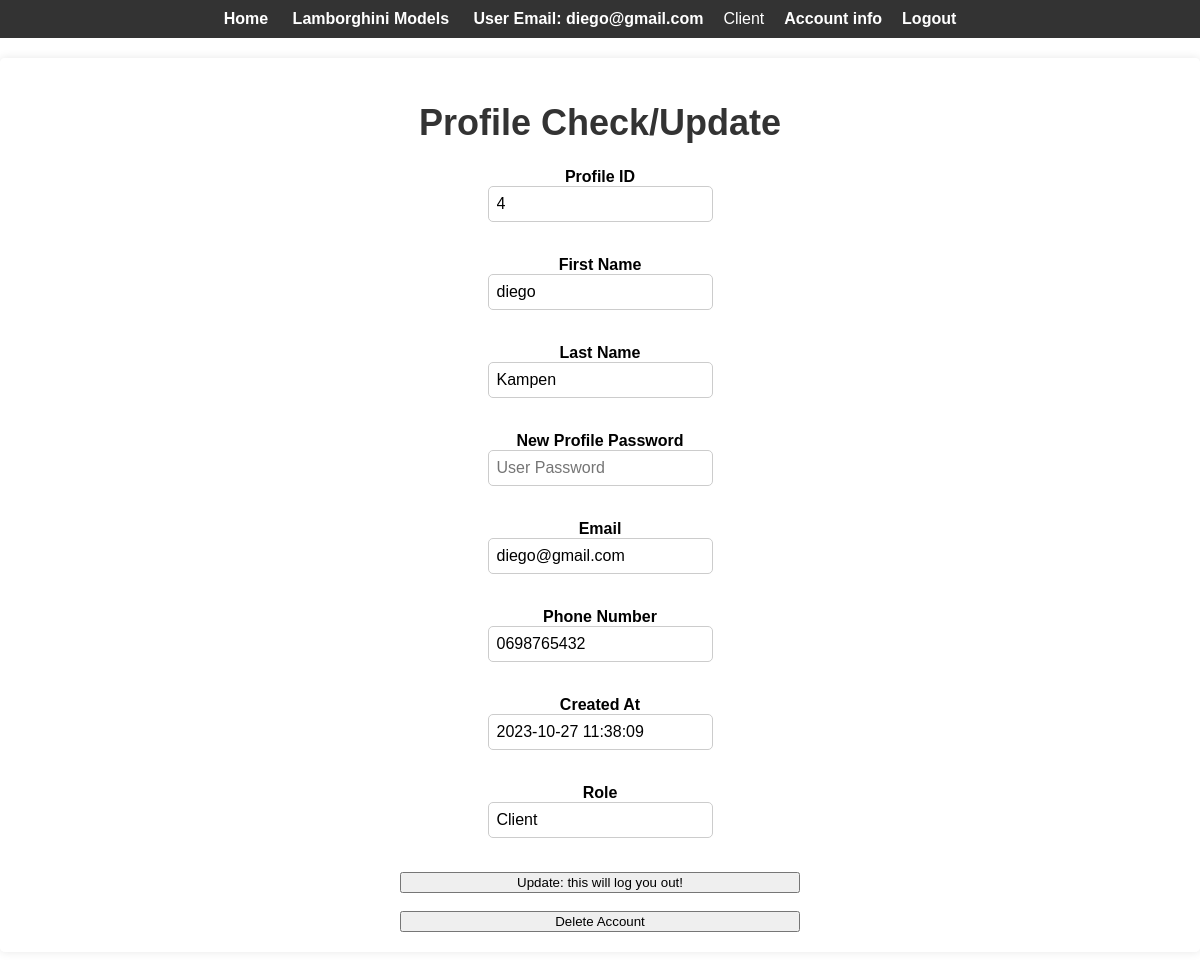
The app's page /readUser.php (signed in) with its own data.
### tables this page shows
CREATE TABLE `users` (
  `firstname` varchar(30) NOT NULL,
  `lastname` varchar(30) NOT NULL,
  `password` varchar(255) NOT NULL,
  `email` varchar(255) NOT NULL,
  `phone` varchar(20) NOT NULL,
  `createdat` datetime DEFAULT current_timestamp(),
  `id` int(10) NOT NULL,
  `role` int(1) NOT NULL DEFAULT 1
);

### classes/Users.php (the view, shortened to what this page needs)
<?php
class User
{
                echo '' ?>
                <?php
    public function readUser()
    {
        try {
            require "dbh.php";
            $sesuser = $_SESSION['email'];
            $sql = $conn->prepare("
                                         SELECT id, firstname, lastname, email, phone, role, createdat
                                         FROM users
                                         WHERE email = :email
                                     ");
            $sql->bindParam(":email", $sesuser);
            $sql->execute();
            $user = $sql->fetch(PDO::FETCH_ASSOC);
                if ($user['role'] == 0){
                    $role = "Admin";
                }
                else{
                    $role = "Client";
                }
                echo ''?>
			<form action="<?php $_SERVER["PHP_SELF"]?>" method="post">
            <div>
              <label for="name">Profile ID</label><br>
              <input value="<?php echo $user['id']?>" readonly type="text" id="id" name="id" placeholder="User ID" required="">
            </div>
            <br>
            <div>
              <label for="name">First Name</label><br>
              <input value="<?php echo $user['firstname']?>" type="text" id="firstname" name="firstname" placeholder="Front Name" required="">
            </div>
            <br>
            <div>
              <label for="name">Last Name</label><br>
              <input value="<?php echo $user['lastname']?>"type="text" id="lastname" name="lastname" placeholder="Last Name" required="">
            </div>
            <br>
            <div>
              <label for="password">New Profile Password</label><br>
              <input value=""type="password" id="password" name="password" placeholder="User Password" required="">
            </div>
            <br>
            <div>
              <label for="email">Email</label><br>
              <input value="<?php echo $user['email']?>" type="email" id="email" name="email" placeholder="Email" required="">
            </div>
            <br>
            <div>
              <label for="phone">Phone Number</label><br>
              <input value="<?php echo $user['phone']?>" type="text" id="phone" name="phone" placeholder="Phone Number" required="">
            </div>
            <br>
            <div>
              <label for="date">Created At</label><br>
              <input value="<?php echo $user['createdat']?>" readonly id="createdat" name="createdat" placeholder="Created At" required="" type="text">
            </div>
            <br>
            <div>
              <label for="name">Role</label><br>
              <input value="<?php echo $role ?>" readonly id="role" name="role" placeholder="Role" required="" type="text">
            </div>
            <br>
              <input type="submit" value="Update: this will log you out!">
            </form>
          <br>
          <form action="DeleteUser.php" method="post">
			<input type="submit" value="Delete Account">
		  </form>
				<?php
        } catch (PDOException $e) {
            echo "Connection failed: " . $e->getMessage();
        }
    }
}
?>

### CSS/styles.css (style rules this page uses)
body { font-family: Arial, sans-serif; margin: 0; padding: 0; background-image: url(https://i.pinimg.com/originals/54/41/bb/5441bbda8700540e9263864235b213e0.jpg); }
:root { --background-color: rgba(255, 255, 255, 0.8); --header-color: #333; --text-color: #666; --transition-duration: 0.6s; transition: background-color var(--transition-duration), color var(--transition-duration); }
form { display: flex; flex-direction: column; max-width: 400px; margin: 0 auto; background-color: var(--form-bg); }
form label { font-weight: bold; margin-bottom: 0.5rem; width: 100%; color: var(--form-label); }
form input[type=text], form input[type=number], form input[type=email], form input[type=password], form input[type=tel], form textarea { padding: 0.5rem; margin-bottom: 1rem; border: 1px solid #ccc; border-radius: 5px; font-size: 1rem; background-color: #fff; color: var(--form-text); }

### records on screen
users: id "4", firstname "diego", lastname "Kampen", email "diego@gmail.com", phone "0698765432", createdat "2023-10-27 11:38:09", role "Client"

### other values on screen
$_SESSION["email"] "diego@gmail.com"
